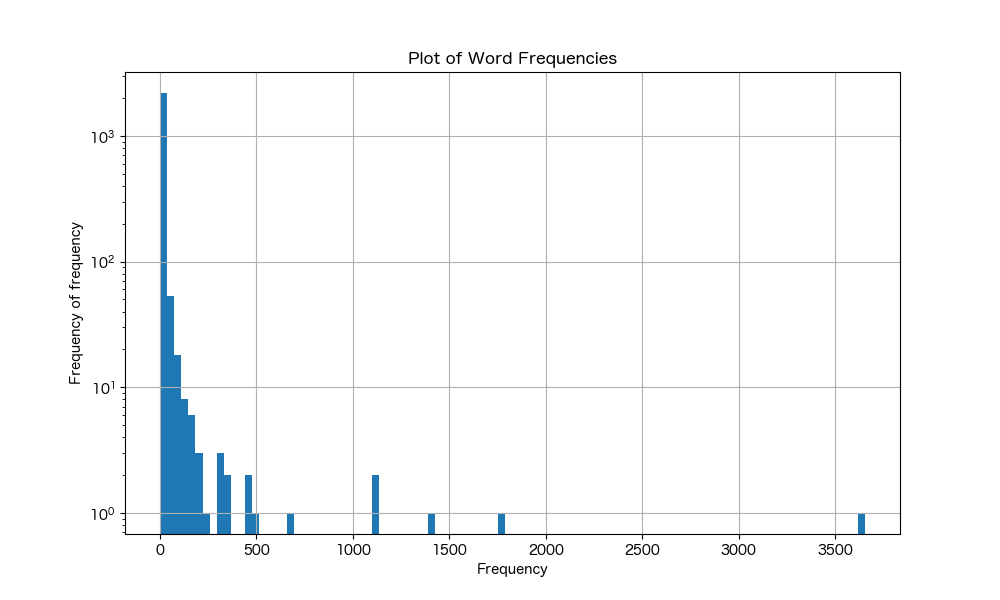

This figure's Python source:
import importlib
import matplotlib.pyplot as plt

m30 = importlib.import_module("30")
m35 = importlib.import_module("35")

if __name__ == '__main__':
    # Get the 10 most frequent bases
    frequencies = m35.frequencies()
    frequencies = [freq for _, freq in frequencies]
    frequencies.sort()
    print(frequencies[:10])

    # Set the font to a Japanese font
    # https://qiita.com/yniji/items/2f0fbe0a52e3e067c23c
    plt.rcParams['font.family'] = 'sans-serif'
    plt.rcParams['font.sans-serif'] = ['Hiragino Maru Gothic Pro', 'Yu Gothic', 'Meirio', 'Takao', 'IPAexGothic', 'IPAPGothic', 'Noto Sans CJK JP']

    plt.figure(figsize=(10, 6))
    plt.hist(frequencies, bins=100)
    plt.xlabel('Frequency')
    plt.ylabel('Frequency of frequency')
    plt.yscale('log')
    plt.title('Plot of Word Frequencies')
    plt.grid(True)
    plt.savefig('38.png')
    plt.show()
